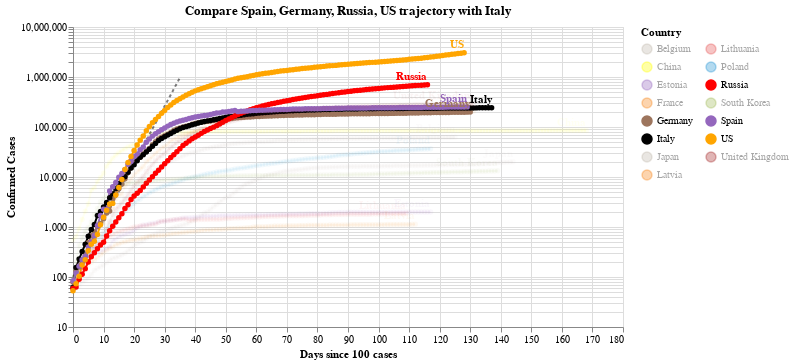

Notebook source saved alongside this figure:
### Code cell
#hide_input
chart2 = make_since_chart(dff2, ['Spain', 'Germany','Russia', 'US'], baseline_countries)
chart2

### Figure 1 — Vega-Lite specification as saved in the notebook (floating-point values rounded to 4 significant figures; data arrays with more than 128 entries replaced by an {"elided": "..."} marker saying what was removed)
{"config": {"view": {"continuousWidth": 400, "continuousHeight": 300}}, "layer": [{"data": {"name": "data-628230001892d6798b50651be41d1b3e"}, "mark": {"type": "line", "color": "black", "opacity": 0.5, "strokeDash": [3, 3]}, "encoding": {"x": {"type": "quantitative", "field": "Days since 100 cases"}, "y": {"type": "quantitative", "field": "Confirmed Cases"}}}, {"data": {"name": "data-f6e80aa25ba04d477953970150ae3a46"}, "mark": {"type": "line", "point": true}, "encoding": {"color": {"type": "nominal", "field": "Country", "legend": {"columns": 2}, "scale": {"domain": ["Belgium", "China", "Estonia", "France", "Germany", "Italy", "Japan", "Latvia", "Lithuania", "Poland", "Russia", "South Korea", "Spain", "US", "United Kingdom"], "range": ["#C1B7AD", "yellow", "#9467bd", "#F58518", "#9D755D", "black", "#C1B7AD", "#F58518", "#E45756", "#2495D3", "red", "#A1BA59", "#9467bd", "orange", "brown"]}}, "opacity": {"condition": {"value": 1, "selection": "selector009"}, "value": 0.05}, "tooltip": [{"type": "nominal", "field": "Country"}, {"type": "temporal", "field": "Date"}, {"type": "quantitative", "field": "Confirmed Cases"}, {"type": "quantitative", "field": "Days since 100 cases"}], "x": {"type": "quantitative", "field": "Days since 100 cases"}, "y": {"type": "quantitative", "field": "Confirmed Cases", "scale": {"type": "log"}}}, "selection": {"selector009": {"type": "multi", "fields": ["Country"], "bind": "legend", "init": [{"Country": "Spain"}, {"Country": "Germany"}, {"Country": "Russia"}, {"Country": "US"}, {"Country": "Italy"}]}}, "width": 550}, {"data": {"name": "data-f6e80aa25ba04d477953970150ae3a46"}, "mark": {"type": "text", "align": "right", "dy": -8, "fontWeight": "bold"}, "encoding": {"color": {"type": "nominal", "field": "Country", "legend": {"columns": 2}, "scale": {"domain": ["Belgium", "China", "Estonia", "France", "Germany", "Italy", "Japan", "Latvia", "Lithuania", "Poland", "Russia", "South Korea", "Spain", "US", "United Kingdom"], "range": ["#C1B7AD", "yellow", "#9467bd", "#F58518", "#9D755D", "black", "#C1B7AD", "#F58518", "#E45756", "#2495D3", "red", "#A1BA59", "#9467bd", "orange", "brown"]}}, "opacity": {"condition": {"value": 1, "selection": "selector009"}, "value": 0.05}, "text": {"type": "nominal", "field": "Country"}, "tooltip": [{"type": "nominal", "field": "Country"}, {"type": "temporal", "field": "Date"}, {"type": "quantitative", "field": "Confirmed Cases"}, {"type": "quantitative", "field": "Days since 100 cases"}], "x": {"type": "quantitative", "field": "Days since 100 cases"}, "y": {"type": "quantitative", "field": "Confirmed Cases", "scale": {"type": "log"}}}, "transform": [{"filter": "(datum['Date'] >= 1594166400000)"}], "width": 550}], "title": "Compare Spain, Germany, Russia, US trajectory with Italy", "$schema": "https://vega.github.io/schema/vega-lite/v4.0.2.json", "datasets": {"data-628230001892d6798b50651be41d1b3e": [{"Days since 100 cases": 0, "Confirmed Cases": 100.0}, {"Days since 100 cases": 1, "Confirmed Cases": 130.0}, {"Days since 100 cases": 2, "Confirmed Cases": 169.0}, {"Days since 100 cases": 3, "Confirmed Cases": 219.7}, {"Days since 100 cases": 4, "Confirmed Cases": 285.6}, {"Days since 100 cases": 5, "Confirmed Cases": 371.3}, {"Days since 100 cases": 6, "Confirmed Cases": 482.7}, {"Days since 100 cases": 7, "Confirmed Cases": 627.5}, {"Days since 100 cases": 8, "Confirmed Cases": 815.7}, {"Days since 100 cases": 9, "Confirmed Cases": 1060.0}, {"Days since 100 cases": 10, "Confirmed Cases": 1379.0}, {"Days since 100 cases": 11, "Confirmed Cases": 1792.0}, {"Days since 100 cases": 12, "Confirmed Cases": 2330.0}, {"Days since 100 cases": 13, "Confirmed Cases": 3029.0}, {"Days since 100 cases": 14, "Confirmed Cases": 3937.0}, {"Days since 100 cases": 15, "Confirmed Cases": 5119.0}, {"Days since 100 cases": 16, "Confirmed Cases": 6654.0}, {"Days since 100 cases": 17, "Confirmed Cases": 8650.0}, {"Days since 100 cases": 18, "Confirmed Cases": 11250.0}, {"Days since 100 cases": 19, "Confirmed Cases": 14620.0}, {"Days since 100 cases": 20, "Confirmed Cases": 19000.0}, {"Days since 100 cases": 21, "Confirmed Cases": 24710.0}, {"Days since 100 cases": 22, "Confirmed Cases": 32120.0}, {"Days since 100 cases": 23, "Confirmed Cases": 41750.0}, {"Days since 100 cases": 24, "Confirmed Cases": 54280.0}, {"Days since 100 cases": 25, "Confirmed Cases": 70560.0}, {"Days since 100 cases": 26, "Confirmed Cases": 91730.0}, {"Days since 100 cases": 27, "Confirmed Cases": 119300.0}, {"Days since 100 cases": 28, "Confirmed Cases": 155000.0}, {"Days since 100 cases": 29, "Confirmed Cases": 201500.0}, {"Days since 100 cases": 30, "Confirmed Cases": 262000.0}, {"Days since 100 cases": 31, "Confirmed Cases": 340600.0}, {"Days since 100 cases": 32, "Confirmed Cases": 442800.0}, {"Days since 100 cases": 33, "Confirmed Cases": 575600.0}, {"Days since 100 cases": 34, "Confirmed Cases": 748300.0}, {"Days since 100 cases": 35, "Confirmed Cases": 972800.0}], "data-f6e80aa25ba04d477953970150ae3a46": {"elided": "1948 records"}}}
